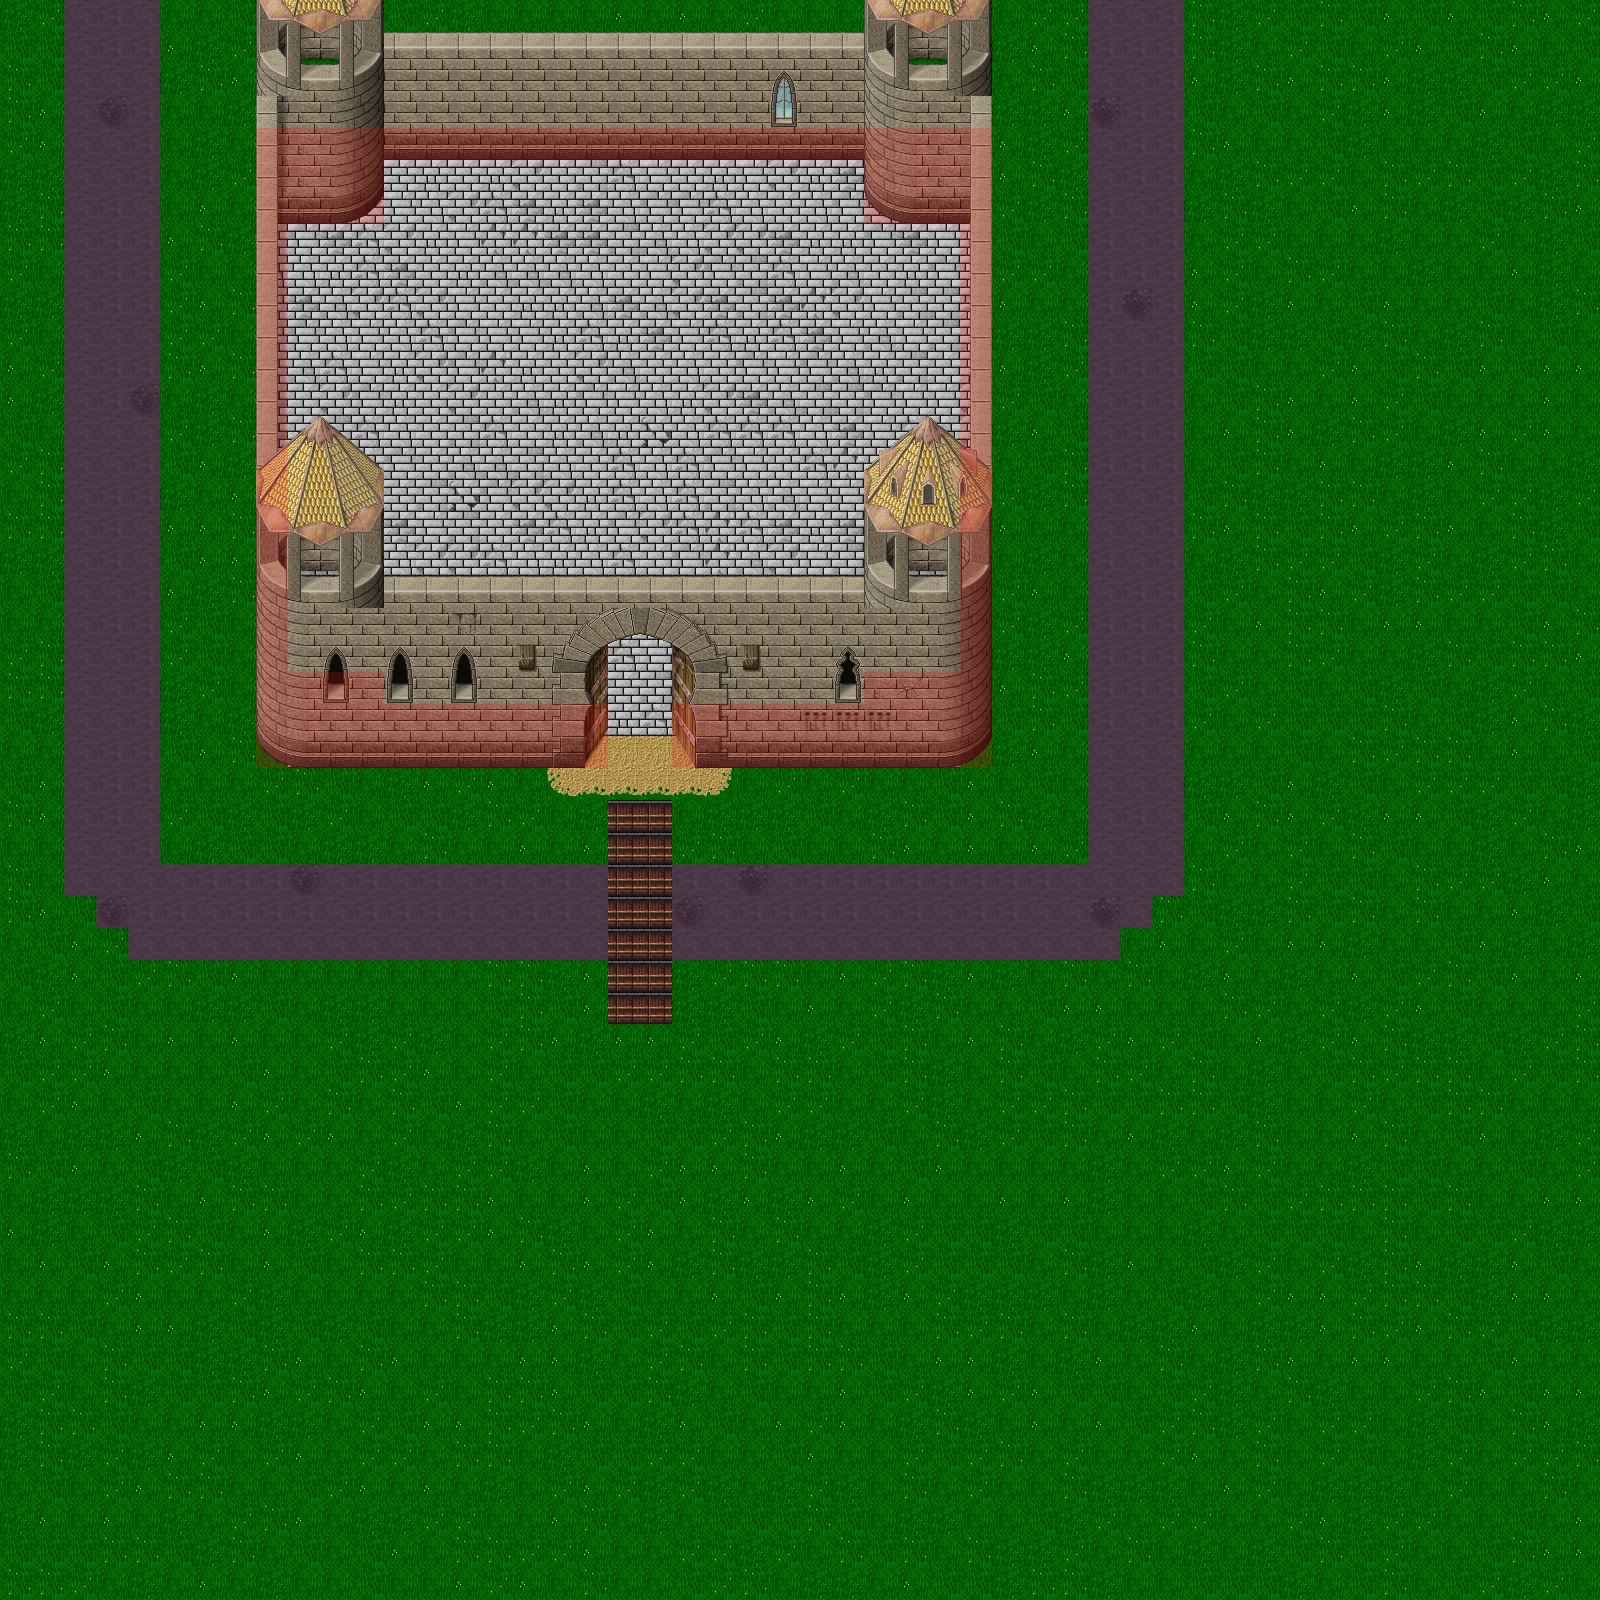

A level layout from a 2D game, rendered from its tile map. Below: a short description, then the map file with tile-grid data replaced by summaries:
An orthogonal 50x50 tile map with 32x32 px tiles, 5 tile layers (Background, Tile Layer 2, Tile Layer 3, Tile Layer 4, ...), 4 tilesets and 1 object (spawn).

<map version="1.0" orientation="orthogonal" renderorder="right-down" width="50" height="50" tilewidth="32" tileheight="32" nextobjectid="3">
 <tileset firstgid="1" name="Level1" tilewidth="1" tileheight="1" />
 <tileset firstgid="1" name="DungeonCrawl_ProjectUtumnoTileset" tilewidth="32" tileheight="32">
  <image source="DungeonCrawl_ProjectUtumnoTileset.png" width="2048" height="1536" />
 </tileset>
 <tileset firstgid="3073" name="hcJ9k" tilewidth="32" tileheight="32">
  <image source="hcJ9k.png" width="512" height="512" />
 </tileset>
 <tileset firstgid="3329" name="meta_tiles" tilewidth="32" tileheight="32" spacing="1" margin="1">
  <image source="meta_tiles.png" width="67" height="34" />
  <tile id="0">
   <properties>
    <property name="collide" value="true" />
   </properties>
  </tile>
 </tileset>
 <layer name="Background" width="50" height="50">
  <data>[2500 cells, 2500 non-empty, 28 distinct tile ids]</data>
 </layer>
 <layer name="Tile Layer 2" width="50" height="50">
  <data>[2500 cells, 288 non-empty, 61 distinct tile ids]</data>
 </layer>
 <layer name="Tile Layer 3" width="50" height="50">
  <data>[2500 cells, 49 non-empty, 26 distinct tile ids]</data>
 </layer>
 <layer name="Tile Layer 4" width="50" height="50">
  <data>[2500 cells, 8 non-empty, 8 distinct tile ids]</data>
 </layer>
 <objectgroup name="spawnlayer">
  <object id="1" name="spawn" x="608.055" y="1088.01" width="31.9565" height="32.0435" />
 </objectgroup>
 <layer name="collide" width="50" height="50">
  <data>[2500 cells, 372 non-empty, 1 distinct tile ids]</data>
 </layer>
</map>
